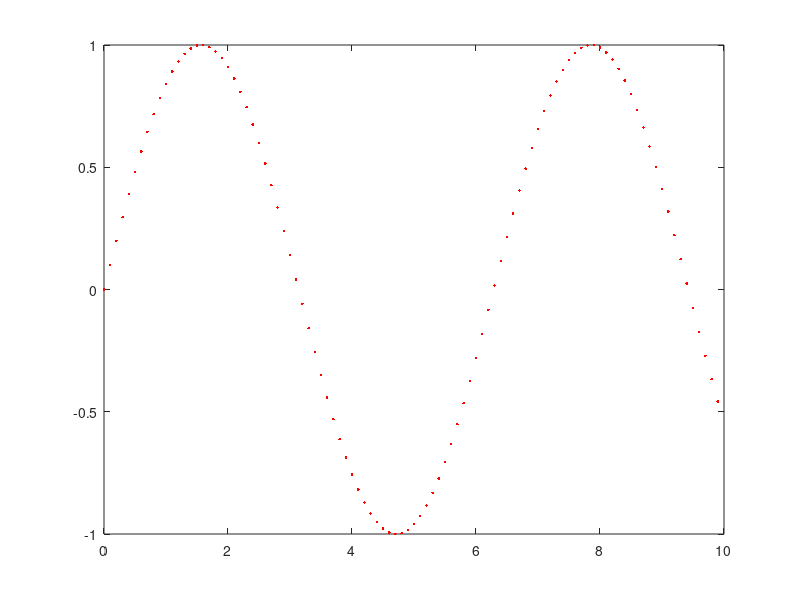

MATLAB code for this plot: (Note: this script raises an error after producing the figure.)
% Animation figures in Matlab
aa=1;
x = 0:0.1:10;
y = sin(x);
for i=1:length(x)-1
    p = plot(x(aa*i),y(aa*i),'.-r','markersize',1);
    hold on
    FF(i) = getframe(gcf);
    % pause(0.02)
    hold on
    delete(p)
    plot(x(aa*i),y(aa*i),'.r','LineWidth',0.5)
    hold on
end
video = VideoWriter('obs_av_10.mp4','MPEG-4');
open(video)
writeVideo(video,FF);
close(video)